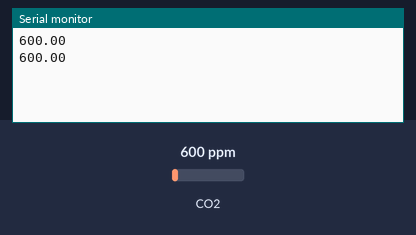
Bench run of a sketch on a simulated Arduino Uno, built with avr-gcc and run on an emulated ATmega328P. Parts: the last lines printed to the serial monitor. The test bench sets the inputs (shaded band); at power-on: CO2 600 ppm.

Above: at 1.8 s.
1.9 s: CO2 set to 452 ppm
At 2.8 s:
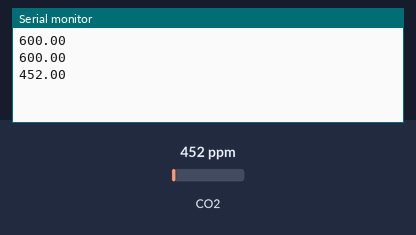
3.4 s: CO2 set to 1050 ppm
At 4.8 s:
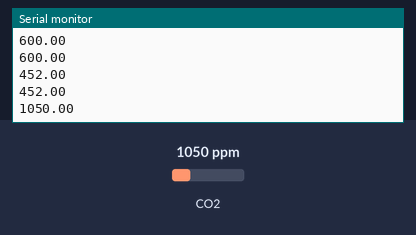
Timing chart, 0 to 6.4 s (numbered marks = the images above; inputs shaded):
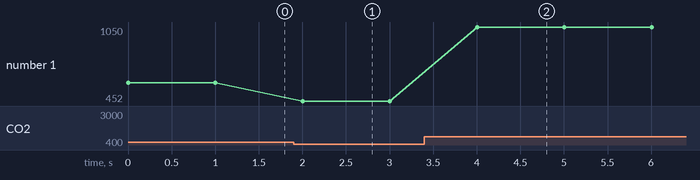

Measured:
- after the input at 1.9 s, the serial monitor: prints a new line after 0.10 s (image 1)
- after the input at 3.4 s, the serial monitor: prints a new line after 0.61 s (image 2)
- plotted number 1: 600 → 452 after the input at 1.9 s, 452 → 1050 after the input at 3.4 s

The sketch:

MQ135_using_pack_02.ino
```cpp
#include "MQ135.h"
const int ANALOGPIN=0;
MQ135 gasSensor = MQ135(ANALOGPIN);
void setup(){
  Serial.begin(9600);      // sets the serial port to 9600
}
void loop(){
  float ppm = gasSensor.getPPM();
  Serial.println(ppm);
  delay(1000);
}
```
